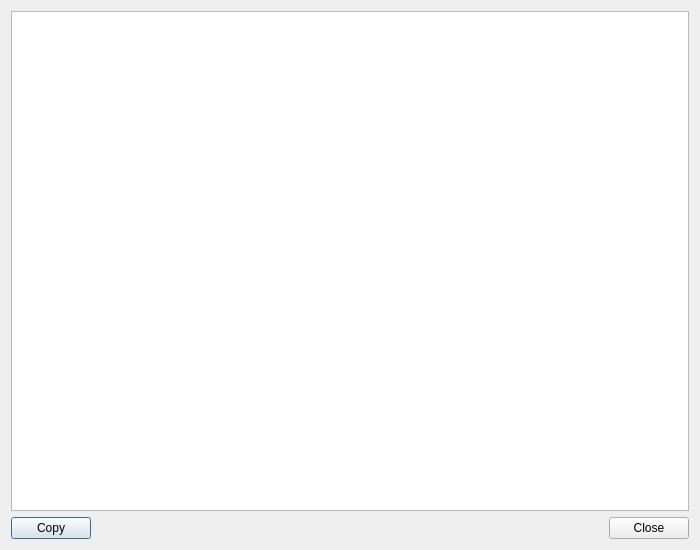
<?xml version="1.0" encoding="UTF-8"?>
<ui version="4.0">
 <class>AIAnalysisDialog</class>
 <widget class="QDialog" name="AIAnalysisDialog">
  <property name="geometry">
   <rect>
    <x>0</x>
    <y>0</y>
    <width>700</width>
    <height>550</height>
   </rect>
  </property>
  <property name="windowTitle">
   <string>AI Crash Log Analysis</string>
  </property>
  <layout class="QVBoxLayout" name="verticalLayout">
   <item>
    <widget class="QTextBrowser" name="textBrowser">
     <property name="readOnly">
      <bool>true</bool>
     </property>
     <property name="openExternalLinks">
      <bool>true</bool>
     </property>
     <property name="textInteractionFlags">
      <set>Qt::LinksAccessibleByKeyboard|Qt::LinksAccessibleByMouse|Qt::TextBrowserInteraction|Qt::TextSelectableByKeyboard|Qt::TextSelectableByMouse</set>
     </property>
    </widget>
   </item>
   <item>
    <layout class="QHBoxLayout" name="horizontalLayout">
     <item>
      <widget class="QPushButton" name="btnCopy">
       <property name="text">
        <string>Copy</string>
       </property>
      </widget>
     </item>
     <item>
      <spacer name="horizontalSpacer">
       <property name="orientation">
        <enum>Qt::Horizontal</enum>
       </property>
       <property name="sizeHint" stdset="0">
        <size>
         <width>40</width>
         <height>20</height>
        </size>
       </property>
      </spacer>
     </item>
     <item>
      <widget class="QPushButton" name="btnClose">
       <property name="text">
        <string>Close</string>
       </property>
      </widget>
     </item>
    </layout>
   </item>
  </layout>
 </widget>
 <resources/>
 <connections/>
</ui>
